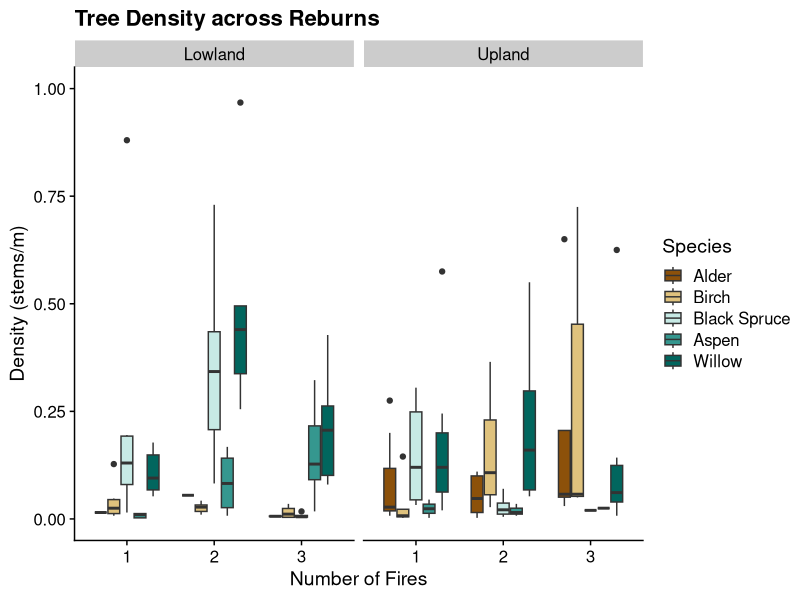
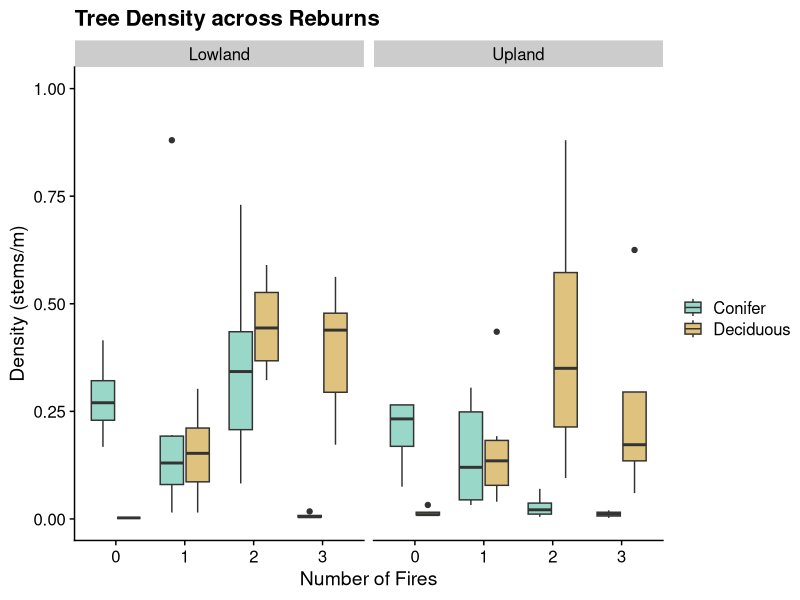
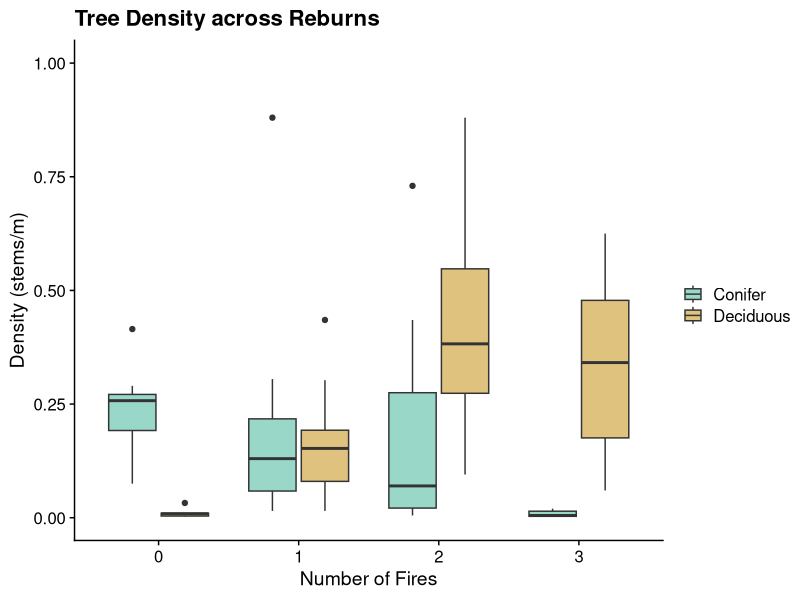

These charts were generated, in order, by the following R code:
# Figure X - used in presentations
# tree density

library(tidyverse)
library(cowplot)
library(here)
theme_set(theme_cowplot())
options(scipen = 9999)

dens <- read.csv(here("data/dbh_unclump.csv"), stringsAsFactors = F)

dens$SITE[dens$SITE == "DALTON"] <- "Upland"
dens$SITE[dens$SITE == "STEESE"] <- "Lowland"

dens$EXP_FACT <- 400

dens$EXP_FACT[dens$PLOT == "32_2"] <- 200
dens$EXP_FACT[dens$PLOT == "32_9"] <- 200
dens$EXP_FACT[dens$PLOT == "48_1"] <- 200
dens$EXP_FACT[dens$PLOT == "56_2"] <- 200
dens$EXP_FACT[dens$PLOT == "7_3"] <- 40
dens$EXP_FACT[dens$PLOT == "12_1"] <- 40
dens$EXP_FACT[dens$PLOT == "50_1"] <- 40
dens$EXP_FACT[dens$PLOT == "34_2"] <- 200

# plot ###########################################

dens_plot <- dens %>%
  filter(CANOPY > 0) %>%
  group_by(SITE, TREAT, PLOT, SPP) %>%
  summarise(COUNT_PLOT = n(), EXP_FACT = min(EXP_FACT))

dens_plot$COUNT_M <- dens_plot$COUNT_PLOT / dens_plot$EXP_FACT

dens_plot %>%
  filter(TREAT > 0) %>%
  filter(SPP != "ARCTO") %>%
  filter(SPP != "PIGL") %>%
  filter(SPP != "POBA") %>%
  ggplot(aes(x = as.factor(TREAT), y = COUNT_M, fill = SPP)) + 
  geom_boxplot()  + ylim(0,1) + 
  labs(x = "Number of Fires", y = "Density (stems/m)", 
       title = "Tree Density across Reburns") + 
scale_fill_manual(values = c("#8c510a",  "#dfc27d",
                             "#c7eae5", "#35978f", "#01665e"),
                  name = "Species",
                  labels = c("Alder",  "Birch",
                             "Black Spruce",
                             "Aspen", "Willow")) + 
  facet_wrap(~SITE)

# division ###########################################

dens_div <- dens %>%
  filter(CANOPY > 0) %>%
  group_by(SITE, TREAT, PLOT, DIV ) %>%
  summarise(COUNT_PLOT = n(), EXP_FACT = min(EXP_FACT))

dens_div$COUNT_M <- dens_div$COUNT_PLOT / dens_div$EXP_FACT

dens_div %>%
  ggplot(aes(x = as.factor(TREAT), y = COUNT_M, fill = DIV)) + 
  geom_boxplot()  + ylim(0,1) + 
  labs(x = "Number of Fires", y = "Density (stems/m)", 
       title = "Tree Density across Reburns") + 
  scale_fill_manual(values = c("#99d8c9",  "#dfc27d"),
                    name = " ",
                    labels = c("Conifer",  "Deciduous")) +
  facet_wrap(~SITE)
# FigX_treedensity #550 x 350

# pool site
dens_div %>%
  ggplot(aes(x = as.factor(TREAT), y = COUNT_M, fill = DIV)) + 
  geom_boxplot()  + ylim(0,1) + 
  labs(x = "Number of Fires", y = "Density (stems/m)", 
       title = "Tree Density across Reburns") + 
  scale_fill_manual(values = c("#99d8c9",  "#dfc27d"),
                    name = " ",
                    labels = c("Conifer",  "Deciduous")) 
# averages ########################
av <- dens_plot %>%
  group_by(SITE, TREAT) %>%
  summarise(av = mean(COUNT_M))

av$av <- round(av$av, digits = 3)
